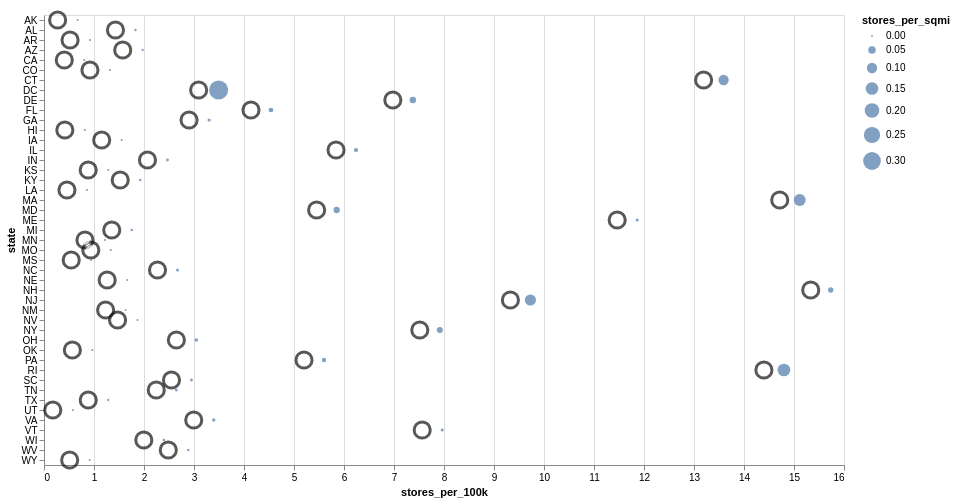

This figure's notebook cell:
### Markdown cell above
### Chart 1C

### Code cell
graph3 = alt.Chart(dunkins).encode(y="state:N")
(
    graph3.mark_point(filled=False).encode(x="stores_per_100k", size=alt.value(260), strokeWidth=alt.value(3), color=alt.value("#111")) + \
    graph3.mark_point(filled=True).encode(x="stores_per_100k", size=alt.value(90), color=alt.value("white")) + \
    graph3.mark_point(filled=True).encode(x="stores_per_100k", xOffset=alt.value(20), opacity=alt.value(0.7), size="stores_per_sqmi")
).properties(width=800, height=450)

### Figure 1 — Vega-Lite specification as saved in the notebook (floating-point values rounded to 4 significant figures)
{"config": {"view": {"continuousWidth": 300, "continuousHeight": 300}}, "layer": [{"mark": {"type": "point", "filled": false}, "encoding": {"color": {"value": "#111"}, "size": {"value": 260}, "strokeWidth": {"value": 3}, "x": {"field": "stores_per_100k", "type": "quantitative"}, "y": {"field": "state", "type": "nominal"}}}, {"mark": {"type": "point", "filled": true}, "encoding": {"color": {"value": "white"}, "size": {"value": 90}, "x": {"field": "stores_per_100k", "type": "quantitative"}, "y": {"field": "state", "type": "nominal"}}}, {"mark": {"type": "point", "filled": true}, "encoding": {"opacity": {"value": 0.7}, "size": {"field": "stores_per_sqmi", "type": "quantitative"}, "x": {"field": "stores_per_100k", "type": "quantitative"}, "xOffset": {"value": 20}, "y": {"field": "state", "type": "nominal"}}}], "data": {"name": "data-2a62801afd03d922aac5976ed155f3b4"}, "height": 450, "width": 800, "$schema": "https://vega.github.io/schema/vega-lite/v6.1.0.json", "datasets": {"data-2a62801afd03d922aac5976ed155f3b4": [{"state": "AK", "region": "West", "store_count": 2, "stores_per_100k": 0.2727, "stores_per_sqmi": 3.505e-06, "avg_sat_delivery_hours": 24.0, "frac_loyalty": 0.5}, {"state": "AL", "region": "South", "store_count": 73, "stores_per_100k": 1.429, "stores_per_sqmi": 0.001441, "avg_sat_delivery_hours": 11.76, "frac_loyalty": 0.8082}, {"state": "AR", "region": "South", "store_count": 16, "stores_per_100k": 0.5216, "stores_per_sqmi": 0.0003075, "avg_sat_delivery_hours": 8.906, "frac_loyalty": 0.9375}, {"state": "AZ", "region": "West", "store_count": 117, "stores_per_100k": 1.574, "stores_per_sqmi": 0.00103, "avg_sat_delivery_hours": 12.82, "frac_loyalty": 0.9402}, {"state": "CA", "region": "West", "store_count": 158, "stores_per_100k": 0.4055, "stores_per_sqmi": 0.001014, "avg_sat_delivery_hours": 12.0, "frac_loyalty": 0.9241}, {"state": "CO", "region": "West", "store_count": 54, "stores_per_100k": 0.9187, "stores_per_sqmi": 0.000521, "avg_sat_delivery_hours": 10.62, "frac_loyalty": 0.9074}, {"state": "CT", "region": "Northeast", "store_count": 478, "stores_per_100k": 13.19, "stores_per_sqmi": 0.09872, "avg_sat_delivery_hours": 13.96, "frac_loyalty": 0.9707}, {"state": "DC", "region": "South", "store_count": 21, "stores_per_100k": 3.093, "stores_per_sqmi": 0.3443, "avg_sat_delivery_hours": 5.548, "frac_loyalty": 0.8571}, {"state": "DE", "region": "South", "store_count": 72, "stores_per_100k": 6.977, "stores_per_sqmi": 0.03694, "avg_sat_delivery_hours": 13.58, "frac_loyalty": 0.9861}, {"state": "FL", "region": "South", "store_count": 936, "stores_per_100k": 4.14, "stores_per_sqmi": 0.01745, "avg_sat_delivery_hours": 14.28, "frac_loyalty": 0.9615}, {"state": "GA", "region": "South", "store_count": 320, "stores_per_100k": 2.901, "stores_per_sqmi": 0.005564, "avg_sat_delivery_hours": 14.21, "frac_loyalty": 0.9156}, {"state": "HI", "region": "West", "store_count": 6, "stores_per_100k": 0.4166, "stores_per_sqmi": 0.0009341, "avg_sat_delivery_hours": 6.167, "frac_loyalty": 0.8333}, {"state": "IA", "region": "Midwest", "store_count": 37, "stores_per_100k": 1.154, "stores_per_sqmi": 0.0006624, "avg_sat_delivery_hours": 10.81, "frac_loyalty": 0.8649}, {"state": "IL", "region": "Midwest", "store_count": 733, "stores_per_100k": 5.841, "stores_per_sqmi": 0.0132, "avg_sat_delivery_hours": 15.23, "frac_loyalty": 0.9604}, {"state": "IN", "region": "Midwest", "store_count": 142, "stores_per_100k": 2.069, "stores_per_sqmi": 0.003964, "avg_sat_delivery_hours": 13.37, "frac_loyalty": 0.9155}, {"state": "KS", "region": "Midwest", "store_count": 26, "stores_per_100k": 0.8842, "stores_per_sqmi": 0.000318, "avg_sat_delivery_hours": 11.94, "frac_loyalty": 0.9231}, {"state": "KY", "region": "South", "store_count": 69, "stores_per_100k": 1.524, "stores_per_sqmi": 0.001747, "avg_sat_delivery_hours": 11.49, "frac_loyalty": 0.913}, {"state": "LA", "region": "South", "store_count": 21, "stores_per_100k": 0.4591, "stores_per_sqmi": 0.0004861, "avg_sat_delivery_hours": 8.786, "frac_loyalty": 0.619}, {"state": "MA", "region": "Northeast", "store_count": 1033, "stores_per_100k": 14.71, "stores_per_sqmi": 0.1324, "avg_sat_delivery_hours": 13.37, "frac_loyalty": 0.9758}, {"state": "MD", "region": "South", "store_count": 337, "stores_per_100k": 5.453, "stores_per_sqmi": 0.03472, "avg_sat_delivery_hours": 13.57, "frac_loyalty": 0.9466}, {"state": "ME", "region": "Northeast", "store_count": 160, "stores_per_100k": 11.46, "stores_per_sqmi": 0.005188, "avg_sat_delivery_hours": 12.99, "frac_loyalty": 0.9625}, {"state": "MI", "region": "Midwest", "store_count": 136, "stores_per_100k": 1.355, "stores_per_sqmi": 0.002405, "avg_sat_delivery_hours": 14.18, "frac_loyalty": 0.9265}, {"state": "MN", "region": "Midwest", "store_count": 47, "stores_per_100k": 0.8191, "stores_per_sqmi": 0.0005903, "avg_sat_delivery_hours": 11.53, "frac_loyalty": 0.8936}, {"state": "MO", "region": "Midwest", "store_count": 58, "stores_per_100k": 0.9361, "stores_per_sqmi": 0.0008437, "avg_sat_delivery_hours": 10.59, "frac_loyalty": 0.9138}, {"state": "MS", "region": "South", "store_count": 16, "stores_per_100k": 0.5442, "stores_per_sqmi": 0.000341, "avg_sat_delivery_hours": 8.531, "frac_loyalty": 0.8125}, {"state": "NC", "region": "South", "store_count": 246, "stores_per_100k": 2.27, "stores_per_sqmi": 0.00506, "avg_sat_delivery_hours": 12.27, "frac_loyalty": 0.9106}, {"state": "NE", "region": "Midwest", "store_count": 25, "stores_per_100k": 1.264, "stores_per_sqmi": 0.0003254, "avg_sat_delivery_hours": 13.46, "frac_loyalty": 1.0}, {"state": "NH", "region": "Northeast", "store_count": 215, "stores_per_100k": 15.33, "stores_per_sqmi": 0.02401, "avg_sat_delivery_hours": 12.25, "frac_loyalty": 0.9581}, {"state": "NJ", "region": "Northeast", "store_count": 867, "stores_per_100k": 9.328, "stores_per_sqmi": 0.1179, "avg_sat_delivery_hours": 14.1, "frac_loyalty": 0.9723}, {"state": "NM", "region": "West", "store_count": 26, "stores_per_100k": 1.232, "stores_per_sqmi": 0.0002143, "avg_sat_delivery_hours": 10.0, "frac_loyalty": 0.7692}, {"state": "NV", "region": "West", "store_count": 47, "stores_per_100k": 1.471, "stores_per_sqmi": 0.0004281, "avg_sat_delivery_hours": 10.32, "frac_loyalty": 0.766}, {"state": "NY", "region": "Northeast", "store_count": 1471, "stores_per_100k": 7.516, "stores_per_sqmi": 0.03121, "avg_sat_delivery_hours": 13.88, "frac_loyalty": 0.9531}, {"state": "OH", "region": "Midwest", "store_count": 312, "stores_per_100k": 2.647, "stores_per_sqmi": 0.007636, "avg_sat_delivery_hours": 13.62, "frac_loyalty": 0.9263}, {"state": "OK", "region": "South", "store_count": 23, "stores_per_100k": 0.5674, "stores_per_sqmi": 0.0003353, "avg_sat_delivery_hours": 14.33, "frac_loyalty": 1.0}, {"state": "PA", "region": "Northeast", "store_count": 674, "stores_per_100k": 5.2, "stores_per_sqmi": 0.01504, "avg_sat_delivery_hours": 13.3, "frac_loyalty": 0.9674}, {"state": "RI", "region": "Northeast", "store_count": 158, "stores_per_100k": 14.4, "stores_per_sqmi": 0.1528, "avg_sat_delivery_hours": 13.98, "frac_loyalty": 0.9937}, {"state": "SC", "region": "South", "store_count": 137, "stores_per_100k": 2.55, "stores_per_sqmi": 0.004557, "avg_sat_delivery_hours": 11.08, "frac_loyalty": 0.8686}, {"state": "TN", "region": "South", "store_count": 160, "stores_per_100k": 2.245, "stores_per_sqmi": 0.00388, "avg_sat_delivery_hours": 13.62, "frac_loyalty": 0.9313}, {"state": "TX", "region": "South", "store_count": 270, "stores_per_100k": 0.8852, "stores_per_sqmi": 0.001034, "avg_sat_delivery_hours": 12.44, "frac_loyalty": 0.8889}, {"state": "UT", "region": "West", "store_count": 6, "stores_per_100k": 0.1756, "stores_per_sqmi": 7.302e-05, "avg_sat_delivery_hours": 6.833, "frac_loyalty": 1.0}, {"state": "VA", "region": "South", "store_count": 261, "stores_per_100k": 2.995, "stores_per_sqmi": 0.006609, "avg_sat_delivery_hours": 11.71, "frac_loyalty": 0.8889}, {"state": "VT", "region": "Northeast", "store_count": 49, "stores_per_100k": 7.564, "stores_per_sqmi": 0.005316, "avg_sat_delivery_hours": 12.24, "frac_loyalty": 0.9796}, {"state": "WI", "region": "Midwest", "store_count": 118, "stores_per_100k": 1.996, "stores_per_sqmi": 0.002173, "avg_sat_delivery_hours": 14.48, "frac_loyalty": 0.9322}, {"state": "WV", "region": "South", "store_count": 44, "stores_per_100k": 2.486, "stores_per_sqmi": 0.00183, "avg_sat_delivery_hours": 12.64, "frac_loyalty": 0.8636}, {"state": "WY", "region": "West", "store_count": 3, "stores_per_100k": 0.5136, "stores_per_sqmi": 3.09e-05, "avg_sat_delivery_hours": 1.667, "frac_loyalty": 1.0}]}}
